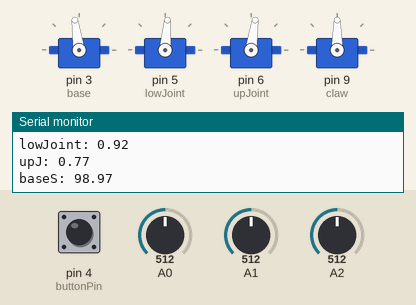
A sketch run on a simulated Arduino Uno, built with avr-gcc and run on an emulated ATmega328P. On the bench: 4 × servo, the last lines printed to the serial monitor. Inputs (shaded band) come from the test bench; at power-on: A1 = 512, A0 = 512, A2 = 512, pin 4 (buttonPin) HIGH.

Above: at 1.2 s.
1.3 s: A1 set to 716
At 2.5 s:
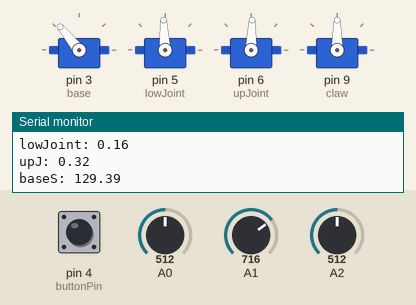
2.8 s: A0 set to 306
At 4.0 s:
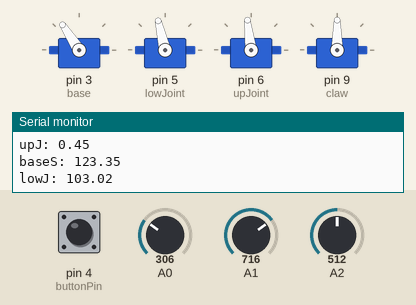
4.3 s: A2 set to 306
At 5.2 s:
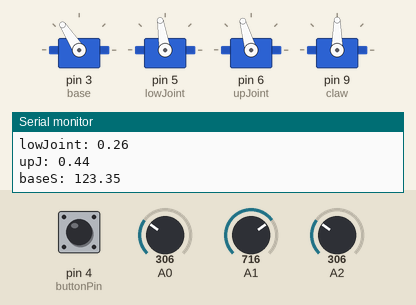
5.8 s: pin 4 (buttonPin) pulled LOW for 0.15 s
At 7.1 s:
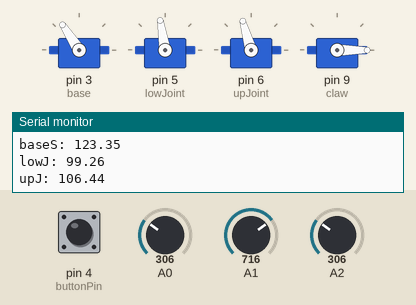
7.4 s: A0 set to 511
At 8.3 s:
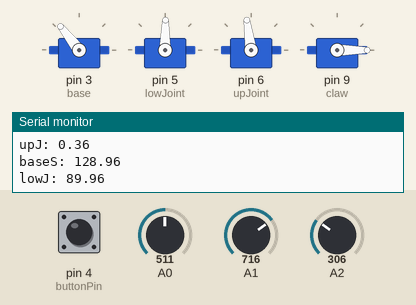
8.9 s: A1 set to 540
At 10.0 s:
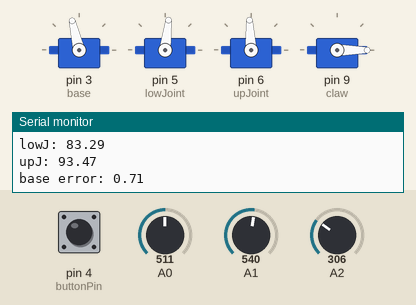
10.4 s: A1 set to 511
Timing chart, 0 to 13.4 s (numbered marks = the images above; inputs shaded):
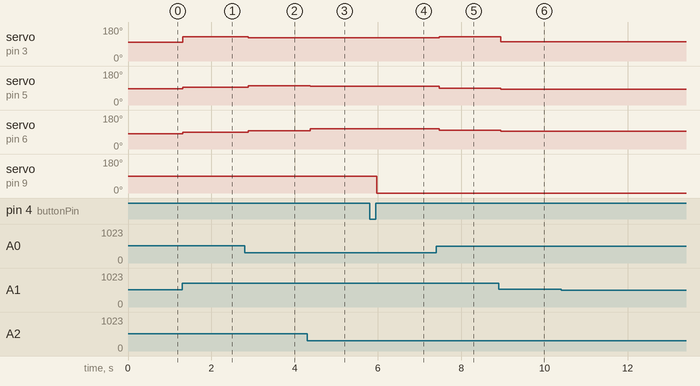

The sketch:

KIN_INVERSE_JOYSTK.ino
```cpp
#include <Servo.h>
///////// ROBOT /////////////
Servo base;
Servo lowJoint;
Servo upJoint;
Servo claw;

float x = 45.000;
float y = 0.000;
float z = 45.000;
float update_val = 6.5;

/////// CONTROLLER //////////
const int buttonPin = 4;

int MaxH = 100;
int MinH = 10;
int MaxD = 100;
int MinD = 20;
int MaxHD = 90;
int MinHD = -90;

unsigned long last_time = 0;           // the last time the output pin was toggled
unsigned long debounce = 300UL;   // the debounce time, increase if the output flickers
int state = HIGH;      // the current state of the output pin
int reading;           // the current reading from the input pin
int previous = LOW;    // the previous reading from the input pin

void setup()
{
  base.attach(3);
  lowJoint.attach(5);
  upJoint.attach(6);
  claw.attach(9);
  pinMode(buttonPin, INPUT_PULLUP);
  Serial.begin(9600);

}

void loop()
{
  float AnaVal1 = map(analogRead(A0), 1023, 0, MinD, MaxD); // UP=0     DOWN=1023
  float AnaVal2 = map(analogRead(A1), 1023, 0, MinHD, MaxHD); // RIGHT=0  LEFT=1023
  float AnaVal3 = map(analogRead(A2), 1023, 0, MinH, MaxH); // UP=0     DOWN=1023

  reading = digitalRead(buttonPin);

  // if the input just went from LOW and HIGH and we've waited long enough
  // to ignore any noise on the circuit, toggle the output pin and remember
  // the time
  if (reading == HIGH && previous == LOW && millis() - last_time > debounce)
  {
    if (state == HIGH){
      claw.write(0);
      state = LOW;
    }else{
      claw.write(80);
      state = HIGH;
    }
    last_time = millis();
  }

  previous = reading;

  math(AnaVal1,AnaVal2,AnaVal3);

}

void math(float x, float y, float z)
{

  const float a = 90; // Fixed arm length
  const float b = 90; // Fixed arm length
  float c1 = sqrt(sq(x) + sq(y)); //Distance form bottom joint to upmost point of arm
  float c = sqrt(sq(x)+ sq(y) + sq(z)); //Projection of "c" on to x-y plane
  float ANG = atan(z/c1); //One of the angle required to move the bottom arm
  float ANG1 = atan(y/x)*(180/PI); //Angle used to rotate robot

  float upAng = (acos((sq(c) - sq(a) - sq(b)) / (-2 * a * b))) * (180/PI);
  float lowAng = (acos((sq(a) - sq(b) - sq(c)) / (-2 * b * c))+ ANG) * (180/PI);

  const float adj1 = 8.00;
  const float adj2 = 12.00;
  const float adj3 = 30.00;

  float baseS = 90 - ANG1 + adj1;
  float lowJ =180 - lowAng + adj2;
  float upJ = upAng + adj3;

  //float lowJ1 = map(lowJ, 0, 180, 180, 0);

  float errorThreshold = 7.00;
  float baseError = fabs(base.read() - baseS);
  float lowJointError = fabs(lowJoint.read() - lowJ);
  float upJointError = fabs(upJoint.read() - upJ);

  while( (baseError > errorThreshold) || (lowJointError > errorThreshold) || (upJointError > errorThreshold) )
  {
    base.write(baseS);
    lowJoint.write(lowJ);
    upJoint.write(upJ);
    baseError = fabs(base.read() - baseS);
    lowJointError = fabs(lowJoint.read() - lowJ);
    upJointError = fabs(upJoint.read() - upJ);
  }


  Serial.print("baseS: ");
  Serial.println(baseS);
  Serial.print("lowJ: ");
  Serial.println(lowJ);
  Serial.print("upJ: ");
  Serial.println(upJ);
  Serial.println();
  Serial.print("base error: ");
  Serial.println(baseError);
  Serial.print("lowJoint: ");
  Serial.println(lowJointError);
  Serial.print("upJ: ");
  Serial.println(upJointError);
  //Serial.println();
  Serial.println();

}
```

Measured:
- after the input at 1.3 s, servo on pin 3 (base): 98° → 129° at once; servo on pin 5 (lowJoint): 85° → 93° at once; servo on pin 6 (upJoint): 82° → 88° at once
- after the input at 2.8 s, servo on pin 3 (base): 129° → 123° after 0.08 s; servo on pin 5 (lowJoint): 93° → 103° after 0.08 s; servo on pin 6 (upJoint): 88° → 97° after 0.08 s
- after the input at 4.3 s, servo on pin 5 (lowJoint): 103° → 99° after 0.08 s; servo on pin 6 (upJoint): 97° → 106° after 0.08 s
- after the input at 5.8 s, servo on pin 9 (claw): 90° → 0° after 0.17 s
- after the input at 7.4 s, servo on pin 3 (base): 123° → 128° after 0.07 s; servo on pin 5 (lowJoint): 99° → 89° after 0.07 s; servo on pin 6 (upJoint): 106° → 98° after 0.07 s
- after the input at 8.9 s, servo on pin 3 (base): 128° → 103° after 0.05 s; servo on pin 5 (lowJoint): 89° → 83° after 0.05 s; servo on pin 6 (upJoint): 98° → 93° after 0.05 s
